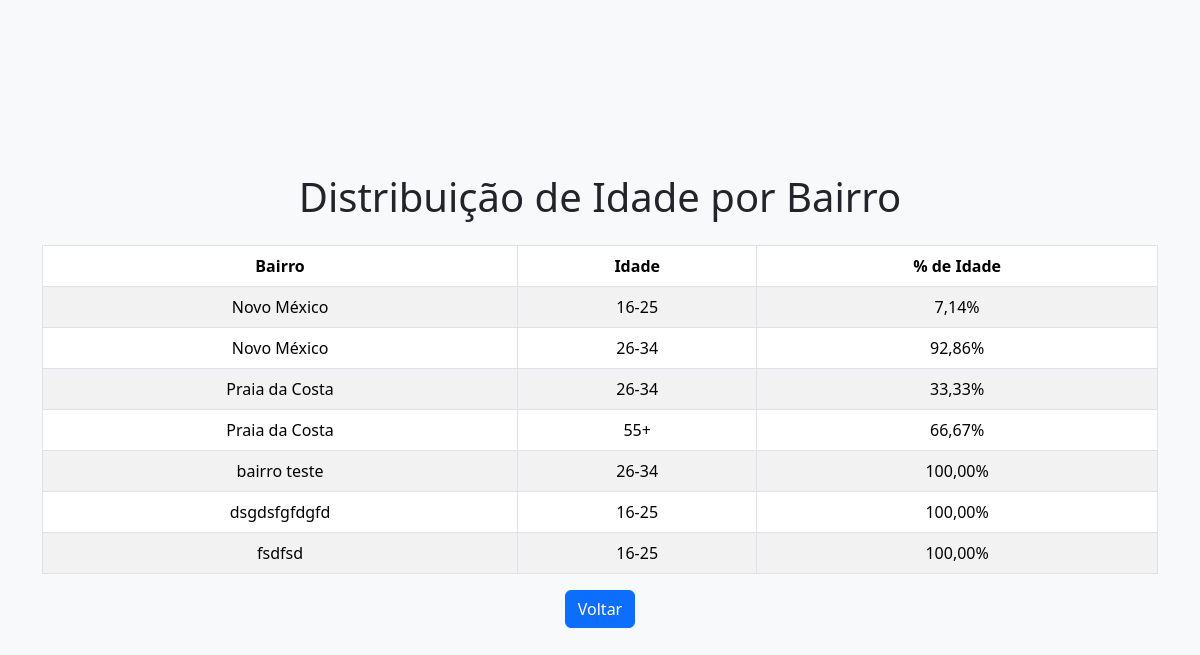
The page /idade_por_bairro/ on the database as committed earlier.
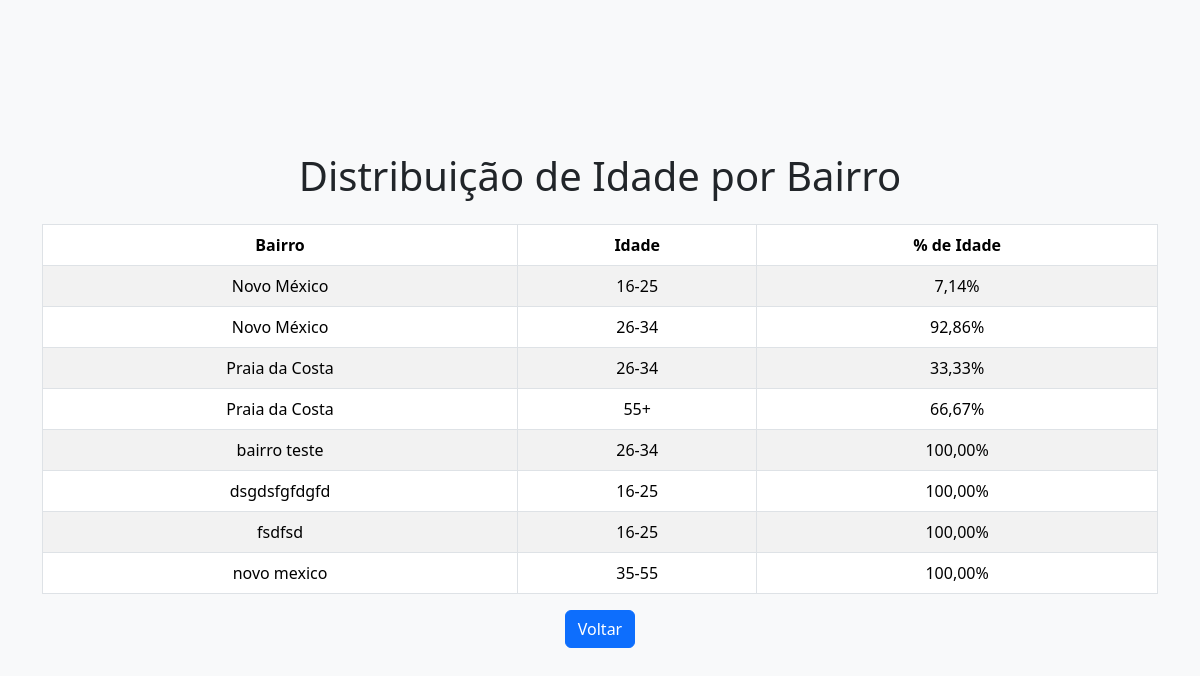
The same page on the database as committed later.
### pesquisa/models.py (models this page shows, shortened)
class Pesquisa(models.Model):
	SEXO_CHOICES = [
		('M', 'Masculino'),
		('F', 'Feminino'),
	]
	IDADE_CHOICES = [
		('16-25', '16 a 25 anos'),
		('26-34', '26 a 34 anos'),
		('35-55', '35 a 55 anos'),
		('55+', 'Acima de 55 anos'),
	]
	VOTARIA_CHOICES = [
		('S', 'Sim'),
		('N', 'Não'),
	]
	VOTARIA_PRESIDENTE_CHOICES = [
		('LL', 'LULA'),
		('BS', 'BOLSONARO'),
	]
	REDES_SOCIAIS_CHOICES = [
		('FB', 'Facebook'),
		('WA', 'WhatsApp'),
		('IG', 'Instagram'),
		('TW', 'Twitter'),
		('YT', 'YouTube'),
		('OT', 'Outros'),
	]
	PESQUISADORA_CHOICES = [
		('P1', 'Pesquisador 1'),
		('P2', 'Pesquisador 2'),
		('P3', 'Pesquisador 3'),
		('P4', 'Pesquisador 4'),
		('P5', 'Pesquisador 5'),
		('P6', 'Pesquisador 6'),
	]
	VEREADOR_INDUZIDO_CHOICES = [
		('FM', 'Felipe Michel'),
		('KB', 'Kaio Brazao'),
		('CC', 'Carlos Caiado'),
		('LC', 'Luiz Carlos'),
		('RC', 'Ramos Filho'),
		('NS', 'Não Sabe'),
	]
	CIDADE_CHOICES = [
		('NI', 'Nova Iguaçu'),
	]
	BAIRRO_CHOICES = [
		('TP', 'Tropical'),
		('ML', 'Monte Libano'),
		('PT', 'Prata'),
	]
	VEREADOR_CHOICES = [
		('RODRIGO WILTON', 'Rodrigo Wilton'),
		('HENRIQUE MUNIZ', 'Henrique Muniz'),
		('FULANO', 'Fulano'),
	]
	cidade = models.CharField(max_length=2, choices=CIDADE_CHOICES)
	pesquisadora = models.CharField(max_length=2, choices=PESQUISADORA_CHOICES)
	bairro = models.CharField(max_length=2, choices=BAIRRO_CHOICES)
	sexo = models.CharField(max_length=1, choices=SEXO_CHOICES)
	idade = models.CharField(max_length=5, choices=IDADE_CHOICES)
	votaria_brazao = models.CharField(max_length=1, choices=VOTARIA_CHOICES)
	vereador = models.CharField(max_length=15, choices=VEREADOR_CHOICES)
	rede_social = models.CharField(max_length=2, choices=REDES_SOCIAIS_CHOICES)
	prioridade_prefeito = models.CharField(max_length=100)
	politico_mais_fez = models.CharField(max_length=100)
	votaria_presidente = models.CharField(max_length=2, choices=VOTARIA_PRESIDENTE_CHOICES)
	vereador_induzido = models.CharField(max_length=2, choices=VEREADOR_INDUZIDO_CHOICES)
	vereador_espontaneo_1 = models.CharField(max_length=100, blank=True, null=True)
	vereador_espontaneo_2 = models.CharField(max_length=100, blank=True, null=True)
	vereador_espontaneo_3 = models.CharField(max_length=100, blank=True, null=True)
	vereador_espontaneo_4 = models.CharField(max_length=100, blank=True, null=True)
	vereador_espontaneo_5 = models.CharField(max_length=100, blank=True, null=True)
	vereador_espontaneo_6 = models.CharField(max_length=100, blank=True, null=True)
	data = models.DateTimeField(auto_now_add=True)  # Exemplo de campo de data

### pesquisa/views.py (the view)
# urls.py: path('idade_por_bairro/', views.idade_por_bairro, name='idade_por_bairro'),
def idade_por_bairro(request):
    total_counts = Pesquisa.objects.values('bairro', 'idade').annotate(
        total=Count('id')
    ).order_by('bairro', 'idade')
    bairro_counts = Pesquisa.objects.values('bairro').annotate(total=Count('id'))
    bairro_total_dict = {bairro['bairro']: bairro['total'] for bairro in bairro_counts}
    for count in total_counts:
        bairro_total = bairro_total_dict.get(count['bairro'], 1)
        count['percent'] = (count['total'] / bairro_total) * 100
    return render(request, 'pesquisas/idade_por_bairro.html', {'total_counts': total_counts})

### pesquisa/templates/pesquisas/idade_por_bairro.html (shortened to what this page needs)
<!DOCTYPE html>
<html lang="pt-br">
<head>
    <link href="https://cdn.jsdelivr.net/npm/bootstrap@5.3.3/dist/css/bootstrap.min.css" rel="stylesheet">
</head>
<body class="bg-light d-flex flex-column justify-content-center align-items-center vh-100">
    <div class="container text-center">
        <h1 class="mb-4">Distribuição de Idade por Bairro</h1>
        <div class="table-responsive">
            <table class="table table-striped table-bordered">
                <thead class="thead-light">
                    <tr>
                        <th>Bairro</th>
                        <th>Idade</th>
                        <th>% de Idade</th>
                    </tr>
                </thead>
                <tbody>
                    {% for count in total_counts %}
                    <tr>
                        <td>{{ count.bairro }}</td>
                        <td>{{ count.idade }}</td>
                        <td>{{ count.percent|floatformat:2 }}%</td>
                    </tr>
                    {% endfor %}
                </tbody>
            </table>
            <div class="text-center mt-3">
                <a href="{% url 'pesquisa_view' %}" class="btn btn-primary">Voltar</a>
            </div>
        </div>
    </div>
</body>
</html>

Rows that differ between the two databases and show on the page:
added Pesquisa: bairro "novo mexico", idade "35-55", percent "100,00"
